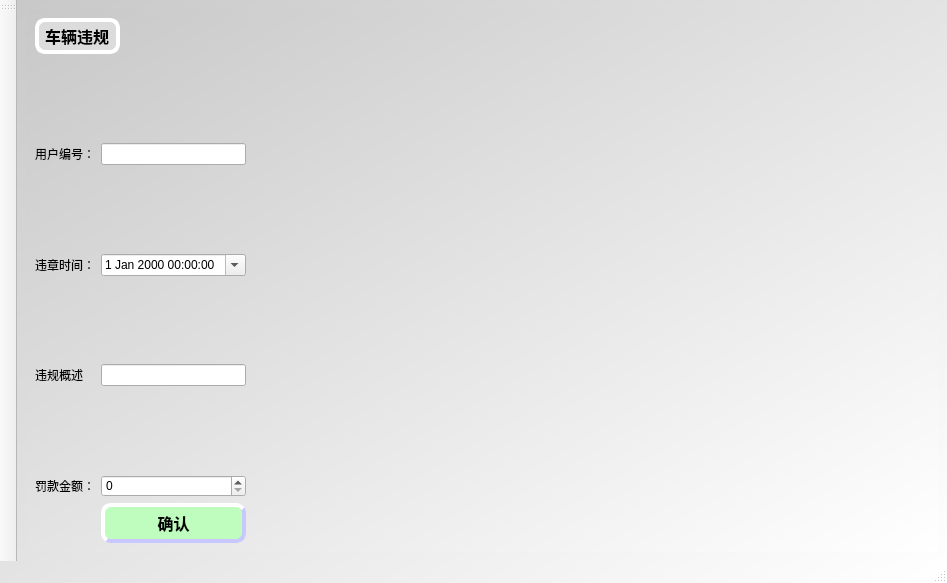
<?xml version="1.0" encoding="UTF-8"?>
<ui version="4.0">
 <class>SellMainWindow</class>
 <widget class="QMainWindow" name="SellMainWindow">
  <property name="geometry">
   <rect>
    <x>0</x>
    <y>0</y>
    <width>947</width>
    <height>583</height>
   </rect>
  </property>
  <property name="windowTitle">
   <string>销售客户端</string>
  </property>
  <property name="styleSheet">
   <string notr="true">
QMainWindow,#stackedWidget
{
background-color: qlineargradient(spread:repeat, x1:0, y1:0, x2:1, y2:1, stop:0 rgba(200, 200, 200, 255), stop:1 rgba(255, 255, 255, 255));
}
QPushButton{
	border-style:outset;
	background-color:rgba(190, 253, 190);
	border-width:4px;
	border-radius:10px;
	border-color:rgba(200,200,255,255);
	font:bold 16px;
	color:rgba(0,0,0,255);
	padding:4px;
}
QPushButton:pressed{
    border-style:inset;
}
QPushButton:hover{
    background-color:rgba(148, 221, 132);
    color:rgba(0,0,0,200);
}
</string>
  </property>
  <widget class="QWidget" name="centralwidget">
   <layout class="QGridLayout" name="gridLayout">
    <item row="0" column="0">
     <widget class="QStackedWidget" name="stackedWidget">
      <property name="currentIndex">
       <number>3</number>
      </property>
      <widget class="QWidget" name="page">
       <layout class="QGridLayout" name="gridLayout_2">
        <item row="0" column="0">
         <widget class="QLabel" name="label_7">
          <property name="styleSheet">
           <string notr="true">QLabel{
border-style:outset;
	background-color:rgba(225, 225, 225, 200);
	border-width:4px;
	border-radius:10px;
	border-color:rgba(255,255,255,255);
	font:bold 16px;
	color:rgba(0,0,0,255);
	padding:2px;
}</string>
          </property>
          <property name="text">
           <string>用户取车</string>
          </property>
         </widget>
        </item>
        <item row="1" column="0" colspan="2">
         <layout class="QHBoxLayout" name="horizontalLayout">
          <item>
           <widget class="QLabel" name="label">
            <property name="text">
             <string>车牌号：</string>
            </property>
           </widget>
          </item>
          <item>
           <widget class="QLineEdit" name="lineEditPickCID">
            <property name="maxLength">
             <number>7</number>
            </property>
           </widget>
          </item>
         </layout>
        </item>
        <item row="1" column="2">
         <widget class="QPushButton" name="pushBtnFindPickOrder">
          <property name="text">
           <string>查询</string>
          </property>
         </widget>
        </item>
        <item row="1" column="3" colspan="3">
         <spacer name="horizontalSpacer">
          <property name="orientation">
           <enum>Qt::Horizontal</enum>
          </property>
          <property name="sizeHint" stdset="0">
           <size>
            <width>348</width>
            <height>25</height>
           </size>
          </property>
         </spacer>
        </item>
        <item row="2" column="0" colspan="6">
         <widget class="QTableWidget" name="tableWidgetPick">
          <property name="selectionBehavior">
           <enum>QAbstractItemView::SelectRows</enum>
          </property>
          <property name="gridStyle">
           <enum>Qt::SolidLine</enum>
          </property>
          <property name="sortingEnabled">
           <bool>true</bool>
          </property>
          <column>
           <property name="text">
            <string>订单编号</string>
           </property>
          </column>
          <column>
           <property name="text">
            <string>身份证号</string>
           </property>
          </column>
          <column>
           <property name="text">
            <string>员工编号</string>
           </property>
          </column>
          <column>
           <property name="text">
            <string>车牌号</string>
           </property>
          </column>
          <column>
           <property name="text">
            <string>订单日期</string>
           </property>
          </column>
          <column>
           <property name="text">
            <string>取车日期</string>
           </property>
          </column>
          <column>
           <property name="text">
            <string>还车日期</string>
           </property>
          </column>
          <column>
           <property name="text">
            <string>缴费费用</string>
           </property>
          </column>
          <column>
           <property name="text">
            <string>实缴押金</string>
           </property>
          </column>
          <column>
           <property name="text">
            <string>订单状态</string>
           </property>
          </column>
          <column>
           <property name="text">
            <string>租车时长/日</string>
           </property>
          </column>
         </widget>
        </item>
        <item row="3" column="0" colspan="3">
         <spacer name="horizontalSpacer_2">
          <property name="orientation">
           <enum>Qt::Horizontal</enum>
          </property>
          <property name="sizeHint" stdset="0">
           <size>
            <width>598</width>
            <height>25</height>
           </size>
          </property>
         </spacer>
        </item>
        <item row="3" column="3">
         <widget class="QDateTimeEdit" name="dateTimeEditPick">
          <property name="date">
           <date>
            <year>2019</year>
            <month>6</month>
            <day>12</day>
           </date>
          </property>
          <property name="time">
           <time>
            <hour>14</hour>
            <minute>0</minute>
            <second>0</second>
           </time>
          </property>
          <property name="calendarPopup">
           <bool>true</bool>
          </property>
         </widget>
        </item>
        <item row="3" column="4">
         <widget class="QPushButton" name="pushBtnCancelPickOrder">
          <property name="text">
           <string>取消订单</string>
          </property>
         </widget>
        </item>
        <item row="3" column="5">
         <widget class="QPushButton" name="pushBtnConfirmPickOrder">
          <property name="text">
           <string>确认取车</string>
          </property>
         </widget>
        </item>
        <item row="0" column="1" colspan="5">
         <spacer name="horizontalSpacer_9">
          <property name="orientation">
           <enum>Qt::Horizontal</enum>
          </property>
          <property name="sizeHint" stdset="0">
           <size>
            <width>702</width>
            <height>25</height>
           </size>
          </property>
         </spacer>
        </item>
       </layout>
      </widget>
      <widget class="QWidget" name="page_2">
       <layout class="QGridLayout" name="gridLayout_3">
        <item row="0" column="0">
         <widget class="QLabel" name="label_8">
          <property name="styleSheet">
           <string notr="true">QLabel{
border-style:outset;
	background-color:rgba(225, 225, 225, 200);
	border-width:4px;
	border-radius:10px;
	border-color:rgba(255,255,255,255);
	font:bold 16px;
	color:rgba(0,0,0,255);
	padding:2px;
}</string>
          </property>
          <property name="text">
           <string>用户还车</string>
          </property>
         </widget>
        </item>
        <item row="0" column="1" colspan="5">
         <spacer name="horizontalSpacer_6">
          <property name="orientation">
           <enum>Qt::Horizontal</enum>
          </property>
          <property name="sizeHint" stdset="0">
           <size>
            <width>738</width>
            <height>20</height>
           </size>
          </property>
         </spacer>
        </item>
        <item row="1" column="0" colspan="2">
         <layout class="QHBoxLayout" name="horizontalLayout_2">
          <item>
           <widget class="QLabel" name="label_2">
            <property name="text">
             <string>车牌号：</string>
            </property>
           </widget>
          </item>
          <item>
           <widget class="QLineEdit" name="lineEditBackCar">
            <property name="inputMask">
             <string/>
            </property>
            <property name="maxLength">
             <number>32767</number>
            </property>
           </widget>
          </item>
         </layout>
        </item>
        <item row="1" column="2">
         <widget class="QPushButton" name="pushBtnFindBackOrder">
          <property name="text">
           <string>查询</string>
          </property>
         </widget>
        </item>
        <item row="1" column="3" colspan="3">
         <spacer name="horizontalSpacer_3">
          <property name="orientation">
           <enum>Qt::Horizontal</enum>
          </property>
          <property name="sizeHint" stdset="0">
           <size>
            <width>333</width>
            <height>20</height>
           </size>
          </property>
         </spacer>
        </item>
        <item row="2" column="0" colspan="6">
         <widget class="QTableWidget" name="tableWidgetBack">
          <property name="selectionBehavior">
           <enum>QAbstractItemView::SelectRows</enum>
          </property>
          <property name="gridStyle">
           <enum>Qt::SolidLine</enum>
          </property>
          <property name="sortingEnabled">
           <bool>true</bool>
          </property>
          <column>
           <property name="text">
            <string>订单编号</string>
           </property>
          </column>
          <column>
           <property name="text">
            <string>身份证号</string>
           </property>
          </column>
          <column>
           <property name="text">
            <string>员工编号</string>
           </property>
          </column>
          <column>
           <property name="text">
            <string>车牌号</string>
           </property>
          </column>
          <column>
           <property name="text">
            <string>订单日期</string>
           </property>
          </column>
          <column>
           <property name="text">
            <string>取车日期</string>
           </property>
          </column>
          <column>
           <property name="text">
            <string>还车日期</string>
           </property>
          </column>
          <column>
           <property name="text">
            <string>缴费费用</string>
           </property>
          </column>
          <column>
           <property name="text">
            <string>实缴押金</string>
           </property>
          </column>
          <column>
           <property name="text">
            <string>订单状态</string>
           </property>
          </column>
          <column>
           <property name="text">
            <string>租车时长/日</string>
           </property>
          </column>
         </widget>
        </item>
        <item row="3" column="0">
         <spacer name="horizontalSpacer_4">
          <property name="orientation">
           <enum>Qt::Horizontal</enum>
          </property>
          <property name="sizeHint" stdset="0">
           <size>
            <width>40</width>
            <height>20</height>
           </size>
          </property>
         </spacer>
        </item>
        <item row="3" column="3">
         <widget class="QLabel" name="label_5">
          <property name="text">
           <string>还车日期：</string>
          </property>
         </widget>
        </item>
        <item row="3" column="4">
         <widget class="QDateTimeEdit" name="dateTimeEditBack">
          <property name="calendarPopup">
           <bool>true</bool>
          </property>
         </widget>
        </item>
        <item row="3" column="5">
         <widget class="QPushButton" name="pushBtnConfirmBackOrder">
          <property name="cursor">
           <cursorShape>PointingHandCursor</cursorShape>
          </property>
          <property name="text">
           <string>确认还车</string>
          </property>
         </widget>
        </item>
       </layout>
      </widget>
      <widget class="QWidget" name="page_3">
       <layout class="QGridLayout" name="gridLayout_4">
        <item row="1" column="0">
         <widget class="QLabel" name="label_3">
          <property name="text">
           <string>起始日期：</string>
          </property>
         </widget>
        </item>
        <item row="1" column="1">
         <widget class="QDateEdit" name="dateEdit"/>
        </item>
        <item row="1" column="5">
         <spacer name="horizontalSpacer_5">
          <property name="orientation">
           <enum>Qt::Horizontal</enum>
          </property>
          <property name="sizeHint" stdset="0">
           <size>
            <width>324</width>
            <height>20</height>
           </size>
          </property>
         </spacer>
        </item>
        <item row="1" column="2">
         <widget class="QLabel" name="label_4">
          <property name="text">
           <string>截止日期：</string>
          </property>
         </widget>
        </item>
        <item row="1" column="3">
         <widget class="QDateEdit" name="dateEdit_2">
          <property name="date">
           <date>
            <year>2020</year>
            <month>1</month>
            <day>1</day>
           </date>
          </property>
         </widget>
        </item>
        <item row="1" column="4">
         <widget class="QPushButton" name="pushBtnFindHistoryOrder">
          <property name="text">
           <string>查询</string>
          </property>
         </widget>
        </item>
        <item row="2" column="0" colspan="6">
         <widget class="QTableWidget" name="tableWidgetHistory">
          <property name="selectionBehavior">
           <enum>QAbstractItemView::SelectRows</enum>
          </property>
          <property name="gridStyle">
           <enum>Qt::SolidLine</enum>
          </property>
          <property name="sortingEnabled">
           <bool>true</bool>
          </property>
          <column>
           <property name="text">
            <string>订单编号</string>
           </property>
          </column>
          <column>
           <property name="text">
            <string>身份证号</string>
           </property>
          </column>
          <column>
           <property name="text">
            <string>员工编号</string>
           </property>
          </column>
          <column>
           <property name="text">
            <string>车牌号</string>
           </property>
          </column>
          <column>
           <property name="text">
            <string>订单日期</string>
           </property>
          </column>
          <column>
           <property name="text">
            <string>取车日期</string>
           </property>
          </column>
          <column>
           <property name="text">
            <string>还车日期</string>
           </property>
          </column>
          <column>
           <property name="text">
            <string>缴费费用</string>
           </property>
          </column>
          <column>
           <property name="text">
            <string>实缴押金</string>
           </property>
          </column>
          <column>
           <property name="text">
            <string>订单状态</string>
           </property>
          </column>
          <column>
           <property name="text">
            <string>租车时长/日</string>
           </property>
          </column>
         </widget>
        </item>
        <item row="0" column="0">
         <widget class="QLabel" name="label_6">
          <property name="styleSheet">
           <string notr="true">QLabel{
border-style:outset;
	background-color:rgba(225, 225, 225, 200);
	border-width:4px;
	border-radius:10px;
	border-color:rgba(255,255,255,255);
	font:bold 16px;
	color:rgba(0,0,0,255);
	padding:2px;
}</string>
          </property>
          <property name="text">
           <string>历史订单</string>
          </property>
         </widget>
        </item>
       </layout>
      </widget>
      <widget class="QWidget" name="page_4">
       <layout class="QFormLayout" name="formLayout_2">
        <item row="1" column="0">
         <layout class="QFormLayout" name="formLayout">
          <item row="1" column="0">
           <widget class="QLabel" name="label_9">
            <property name="text">
             <string>用户编号：</string>
            </property>
           </widget>
          </item>
          <item row="1" column="1">
           <widget class="QLineEdit" name="lineEditRecordUid">
            <property name="maxLength">
             <number>18</number>
            </property>
           </widget>
          </item>
          <item row="3" column="0">
           <widget class="QLabel" name="label_12">
            <property name="text">
             <string>违章时间：</string>
            </property>
           </widget>
          </item>
          <item row="5" column="0">
           <widget class="QLabel" name="label_11">
            <property name="text">
             <string>违规概述</string>
            </property>
           </widget>
          </item>
          <item row="7" column="0">
           <widget class="QLabel" name="label_13">
            <property name="text">
             <string>罚款金额：</string>
            </property>
           </widget>
          </item>
          <item row="2" column="0">
           <spacer name="verticalSpacer">
            <property name="orientation">
             <enum>Qt::Vertical</enum>
            </property>
            <property name="sizeHint" stdset="0">
             <size>
              <width>20</width>
              <height>40</height>
             </size>
            </property>
           </spacer>
          </item>
          <item row="4" column="0">
           <spacer name="verticalSpacer_2">
            <property name="orientation">
             <enum>Qt::Vertical</enum>
            </property>
            <property name="sizeHint" stdset="0">
             <size>
              <width>20</width>
              <height>40</height>
             </size>
            </property>
           </spacer>
          </item>
          <item row="6" column="0">
           <spacer name="verticalSpacer_3">
            <property name="orientation">
             <enum>Qt::Vertical</enum>
            </property>
            <property name="sizeHint" stdset="0">
             <size>
              <width>20</width>
              <height>40</height>
             </size>
            </property>
           </spacer>
          </item>
          <item row="8" column="0">
           <spacer name="verticalSpacer_4">
            <property name="orientation">
             <enum>Qt::Vertical</enum>
            </property>
            <property name="sizeHint" stdset="0">
             <size>
              <width>20</width>
              <height>40</height>
             </size>
            </property>
           </spacer>
          </item>
          <item row="0" column="0">
           <spacer name="verticalSpacer_5">
            <property name="orientation">
             <enum>Qt::Vertical</enum>
            </property>
            <property name="sizeHint" stdset="0">
             <size>
              <width>20</width>
              <height>40</height>
             </size>
            </property>
           </spacer>
          </item>
          <item row="5" column="1">
           <widget class="QLineEdit" name="lineEditRecordSituation">
            <property name="maxLength">
             <number>64</number>
            </property>
           </widget>
          </item>
          <item row="7" column="1">
           <widget class="QSpinBox" name="spinBoxRecord"/>
          </item>
          <item row="3" column="1">
           <widget class="QDateTimeEdit" name="dateTimeEditRecord">
            <property name="calendarPopup">
             <bool>true</bool>
            </property>
           </widget>
          </item>
          <item row="8" column="1">
           <widget class="QPushButton" name="pushButtonConfirmRecord">
            <property name="cursor">
             <cursorShape>PointingHandCursor</cursorShape>
            </property>
            <property name="text">
             <string>确认</string>
            </property>
           </widget>
          </item>
         </layout>
        </item>
        <item row="0" column="0">
         <widget class="QLabel" name="label_14">
          <property name="styleSheet">
           <string notr="true">QLabel{
border-style:outset;
	background-color:rgba(225, 225, 225, 200);
	border-width:4px;
	border-radius:10px;
	border-color:rgba(255,255,255,255);
	font:bold 16px;
	color:rgba(0,0,0,255);
	padding:2px;
}</string>
          </property>
          <property name="text">
           <string>车辆违规</string>
          </property>
         </widget>
        </item>
       </layout>
      </widget>
      <widget class="QWidget" name="page_5">
       <layout class="QFormLayout" name="formLayout_4">
        <item row="0" column="0">
         <widget class="QLabel" name="label_10">
          <property name="styleSheet">
           <string notr="true">QLabel{
border-style:outset;
	background-color:rgba(225, 225, 225, 200);
	border-width:4px;
	border-radius:10px;
	border-color:rgba(255,255,255,255);
	font:bold 16px;
	color:rgba(0,0,0,255);
	padding:2px;
}</string>
          </property>
          <property name="text">
           <string>车辆损坏</string>
          </property>
         </widget>
        </item>
        <item row="1" column="0">
         <layout class="QFormLayout" name="formLayout_3">
          <item row="0" column="0">
           <widget class="QLabel" name="label_16">
            <property name="text">
             <string>车牌号</string>
            </property>
           </widget>
          </item>
          <item row="2" column="0">
           <widget class="QLabel" name="label_17">
            <property name="text">
             <string>用户身份证号</string>
            </property>
           </widget>
          </item>
          <item row="4" column="0">
           <widget class="QLabel" name="label_18">
            <property name="text">
             <string>损坏日期</string>
            </property>
           </widget>
          </item>
          <item row="6" column="0">
           <widget class="QLabel" name="label_19">
            <property name="text">
             <string>损坏概况</string>
            </property>
           </widget>
          </item>
          <item row="8" column="0">
           <widget class="QLabel" name="label_20">
            <property name="text">
             <string>损坏程度</string>
            </property>
           </widget>
          </item>
          <item row="10" column="0">
           <widget class="QLabel" name="label_21">
            <property name="text">
             <string>维修价格</string>
            </property>
           </widget>
          </item>
          <item row="11" column="1">
           <widget class="QPushButton" name="pushBtnBrokenCfm">
            <property name="text">
             <string>登记</string>
            </property>
           </widget>
          </item>
          <item row="2" column="1">
           <widget class="QLineEdit" name="lineEditBrokenUid">
            <property name="text">
             <string/>
            </property>
            <property name="maxLength">
             <number>18</number>
            </property>
           </widget>
          </item>
          <item row="4" column="1">
           <widget class="QDateTimeEdit" name="dateTimeEditBrokenDate"/>
          </item>
          <item row="6" column="1">
           <widget class="QLineEdit" name="lineEditBrokenSituation">
            <property name="text">
             <string/>
            </property>
            <property name="maxLength">
             <number>64</number>
            </property>
           </widget>
          </item>
          <item row="8" column="1">
           <widget class="QComboBox" name="comboBoxBroken">
            <item>
             <property name="text">
              <string>轻微</string>
             </property>
            </item>
            <item>
             <property name="text">
              <string>中等</string>
             </property>
            </item>
            <item>
             <property name="text">
              <string>严重</string>
             </property>
            </item>
           </widget>
          </item>
          <item row="10" column="1">
           <widget class="QDoubleSpinBox" name="doubleSpinBoxBrokenPrice">
            <property name="maximum">
             <double>1000000.000000000000000</double>
            </property>
            <property name="singleStep">
             <double>100.000000000000000</double>
            </property>
            <property name="value">
             <double>100.000000000000000</double>
            </property>
           </widget>
          </item>
          <item row="1" column="0">
           <spacer name="verticalSpacer_6">
            <property name="orientation">
             <enum>Qt::Vertical</enum>
            </property>
            <property name="sizeHint" stdset="0">
             <size>
              <width>20</width>
              <height>40</height>
             </size>
            </property>
           </spacer>
          </item>
          <item row="3" column="0">
           <spacer name="verticalSpacer_7">
            <property name="orientation">
             <enum>Qt::Vertical</enum>
            </property>
            <property name="sizeHint" stdset="0">
             <size>
              <width>20</width>
              <height>40</height>
             </size>
            </property>
           </spacer>
          </item>
          <item row="5" column="0">
           <spacer name="verticalSpacer_8">
            <property name="orientation">
             <enum>Qt::Vertical</enum>
            </property>
            <property name="sizeHint" stdset="0">
             <size>
              <width>20</width>
              <height>40</height>
             </size>
            </property>
           </spacer>
          </item>
          <item row="7" column="0">
           <spacer name="verticalSpacer_9">
            <property name="orientation">
             <enum>Qt::Vertical</enum>
            </property>
            <property name="sizeHint" stdset="0">
             <size>
              <width>20</width>
              <height>40</height>
             </size>
            </property>
           </spacer>
          </item>
          <item row="9" column="0">
           <spacer name="verticalSpacer_10">
            <property name="orientation">
             <enum>Qt::Vertical</enum>
            </property>
            <property name="sizeHint" stdset="0">
             <size>
              <width>20</width>
              <height>40</height>
             </size>
            </property>
           </spacer>
          </item>
          <item row="0" column="1">
           <widget class="QComboBox" name="comboBoxCID"/>
          </item>
         </layout>
        </item>
        <item row="1" column="1">
         <layout class="QGridLayout" name="gridLayout_5">
          <item row="1" column="0">
           <spacer name="horizontalSpacer_7">
            <property name="orientation">
             <enum>Qt::Horizontal</enum>
            </property>
            <property name="sizeHint" stdset="0">
             <size>
              <width>258</width>
              <height>25</height>
             </size>
            </property>
           </spacer>
          </item>
          <item row="1" column="1" colspan="2">
           <widget class="QPushButton" name="pushBtnFindUnrepaired">
            <property name="text">
             <string>查询</string>
            </property>
           </widget>
          </item>
          <item row="3" column="0" colspan="2">
           <spacer name="horizontalSpacer_8">
            <property name="orientation">
             <enum>Qt::Horizontal</enum>
            </property>
            <property name="sizeHint" stdset="0">
             <size>
              <width>258</width>
              <height>25</height>
             </size>
            </property>
           </spacer>
          </item>
          <item row="2" column="0" colspan="3">
           <widget class="QTableWidget" name="tableWidgetBrokenInfo">
            <property name="sortingEnabled">
             <bool>true</bool>
            </property>
            <column>
             <property name="text">
              <string>损坏编号</string>
             </property>
            </column>
            <column>
             <property name="text">
              <string>车牌号</string>
             </property>
            </column>
            <column>
             <property name="text">
              <string>用户身份证号</string>
             </property>
            </column>
            <column>
             <property name="text">
              <string>损坏日期</string>
             </property>
            </column>
            <column>
             <property name="text">
              <string>损坏概况</string>
             </property>
            </column>
            <column>
             <property name="text">
              <string>损坏程度</string>
             </property>
            </column>
            <column>
             <property name="text">
              <string>是否已经修复</string>
             </property>
            </column>
            <column>
             <property name="text">
              <string>维修价格</string>
             </property>
            </column>
           </widget>
          </item>
          <item row="3" column="2">
           <widget class="QPushButton" name="pushBtnRepairCfm">
            <property name="text">
             <string>已修复</string>
            </property>
           </widget>
          </item>
         </layout>
        </item>
        <item row="0" column="1">
         <widget class="QLabel" name="label_15">
          <property name="styleSheet">
           <string notr="true">QLabel{
border-style:outset;
	background-color:rgba(225, 225, 225, 200);
	border-width:4px;
	border-radius:10px;
	border-color:rgba(255,255,255,255);
	font:bold 16px;
	color:rgba(0,0,0,255);
	padding:2px;
}</string>
          </property>
          <property name="text">
           <string>车辆修复</string>
          </property>
         </widget>
        </item>
       </layout>
      </widget>
     </widget>
    </item>
   </layout>
  </widget>
  <widget class="QMenuBar" name="menubar">
   <property name="geometry">
    <rect>
     <x>0</x>
     <y>0</y>
     <width>947</width>
     <height>26</height>
    </rect>
   </property>
  </widget>
  <widget class="QStatusBar" name="statusbar"/>
  <widget class="QToolBar" name="mainToolBar">
   <attribute name="toolBarArea">
    <enum>LeftToolBarArea</enum>
   </attribute>
   <attribute name="toolBarBreak">
    <bool>false</bool>
   </attribute>
  </widget>
  <action name="actionPickCar">
   <property name="icon">
    <iconset resource="resource.qrc">
     <normaloff>:/images/待发货.png</normaloff>:/images/待发货.png</iconset>
   </property>
   <property name="text">
    <string>取车</string>
   </property>
   <property name="toolTip">
    <string>用户取车</string>
   </property>
  </action>
  <action name="actionBackCar">
   <property name="icon">
    <iconset resource="resource.qrc">
     <normaloff>:/images/收货入库.png</normaloff>:/images/收货入库.png</iconset>
   </property>
   <property name="text">
    <string>还车</string>
   </property>
   <property name="toolTip">
    <string>用户还车</string>
   </property>
  </action>
  <action name="actionHistoryOrder">
   <property name="icon">
    <iconset resource="../CustomerClient/resource.qrc">
     <normaloff>:/images/history.png</normaloff>:/images/history.png</iconset>
   </property>
   <property name="text">
    <string>订单</string>
   </property>
  </action>
  <action name="actionRecord">
   <property name="icon">
    <iconset resource="resource.qrc">
     <normaloff>:/images/违章.png</normaloff>:/images/违章.png</iconset>
   </property>
   <property name="text">
    <string>车辆违规</string>
   </property>
  </action>
  <action name="actionBroken">
   <property name="icon">
    <iconset resource="resource.qrc">
     <normaloff>:/images/维修.png</normaloff>:/images/维修.png</iconset>
   </property>
   <property name="text">
    <string>损坏登记</string>
   </property>
  </action>
 </widget>
 <resources>
  <include location="../CustomerClient/resource.qrc"/>
  <include location="resource.qrc"/>
 </resources>
 <connections/>
</ui>
